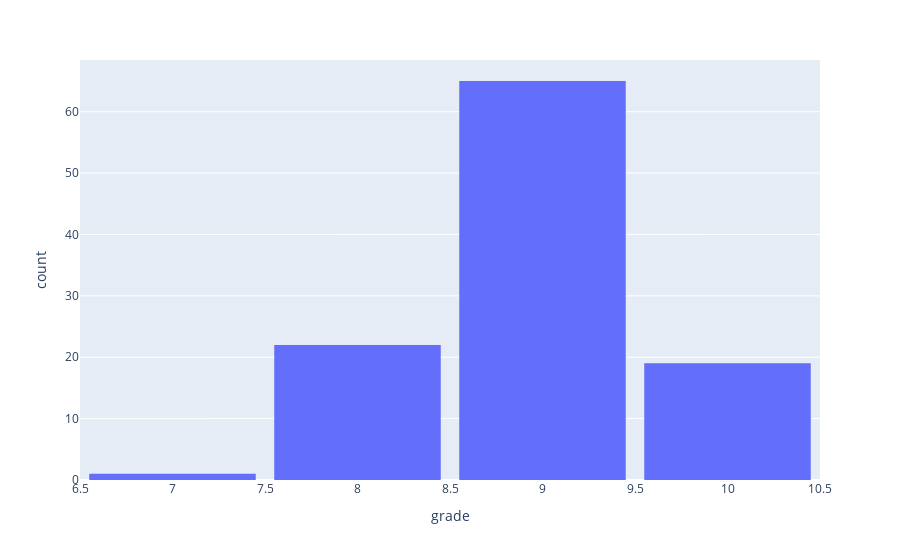

The notebook cell this image was saved under:
### Code cell
fig = px.histogram(data_frame = critic_reviews, x = 'grade')
fig.update_layout(barmode = 'group', bargap = 0.10, bargroupgap = 0.0)
fig.show()

### Figure 1 — Plotly figure (JSON) as saved in the notebook; plotly's stock layout.template omitted (floating-point values rounded to 4 significant figures)
{"data": [{"alignmentgroup": "True", "bingroup": "x", "hovertemplate": "grade=%{x}<br>count=%{y}<extra></extra>", "legendgroup": "", "marker": {"color": "#636efa", "pattern": {"shape": ""}}, "name": "", "offsetgroup": "", "orientation": "v", "showlegend": false, "type": "histogram", "x": [10, 10, 10, 10, 10, 10, 10, 10, 10, 10, 10, 9, 9, 9, 9, 9, 9, 9, 9, 9, 9, 9, 9, 9, 9, 9, 9, 9, 9, 9, 9, 9, 9, 9, 9, 9, 9, 8, 8, 8, 8, 8, 8, 8, 8, 8, 8, 8, 9, 8, 10, 9, 10, 9, 9, 9, 8, 8, 9, 9, 9, 9, 8, 9, 9, 9, 9, 10, 9, 9, 8, 10, 10, 9, 9, 9, 9, 10, 10, 9, 9, 9, 9, 9, 9, 9, 8, 9, 8, 8, 10, 9, 9, 9, 8, 9, 9, 9, 9, 8, 7, 9, 9, 9, 9, 9, 8], "xaxis": "x", "yaxis": "y"}], "layout": {"bargap": 0.1, "bargroupgap": 0, "barmode": "group", "legend": {"tracegroupgap": 0}, "margin": {"t": 60}, "xaxis": {"anchor": "y", "domain": [0, 1], "title": {"text": "grade"}}, "yaxis": {"anchor": "x", "domain": [0, 1], "title": {"text": "count"}}}}
